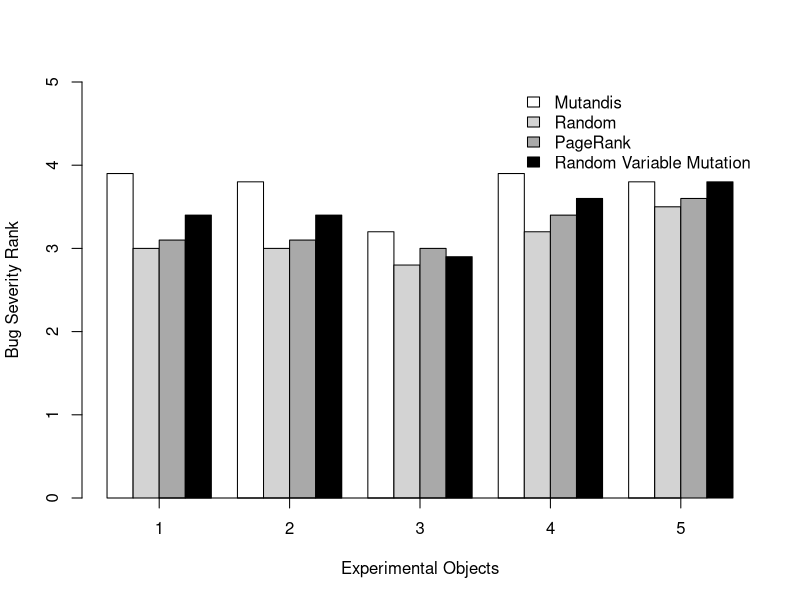

The R source for this figure:
data <- read.csv(file="../data/bugSeverity.txt", header=T)

pdf("bugSeverity-barPlot.pdf")

x <- data$AppId
mutandisY<-data$Mutandis
randomY<-data$Random
PageRankY<-data$PageRank
RandVarMutY<-data$RandVarMut

height <- rbind(mutandisY,randomY, PageRankY,RandVarMutY)


#colors <- c(4, start = 0.8, end = 0.4, gamma = 2.2)
colors<-c("white", "lightgray", "darkgray", "black")

mp <- barplot(height, beside = TRUE, 
ylim = c(0, 5), ylab="Bug Severity Rank", xlab="Experimental Objects",
col=colors)



myaxis <- c(3, 8, 13, 18, 23)
myaxislab <- c(1, 2, 3, 4, 5)  

labels <- c('Mutandis', 'Random', 'PageRank', 'Random Variable Mutation')
axis(1, at = myaxis, labels = myaxislab, cex.axis = 1)
legend("topright", labels, fill=colors, bty="n")
dev.off()